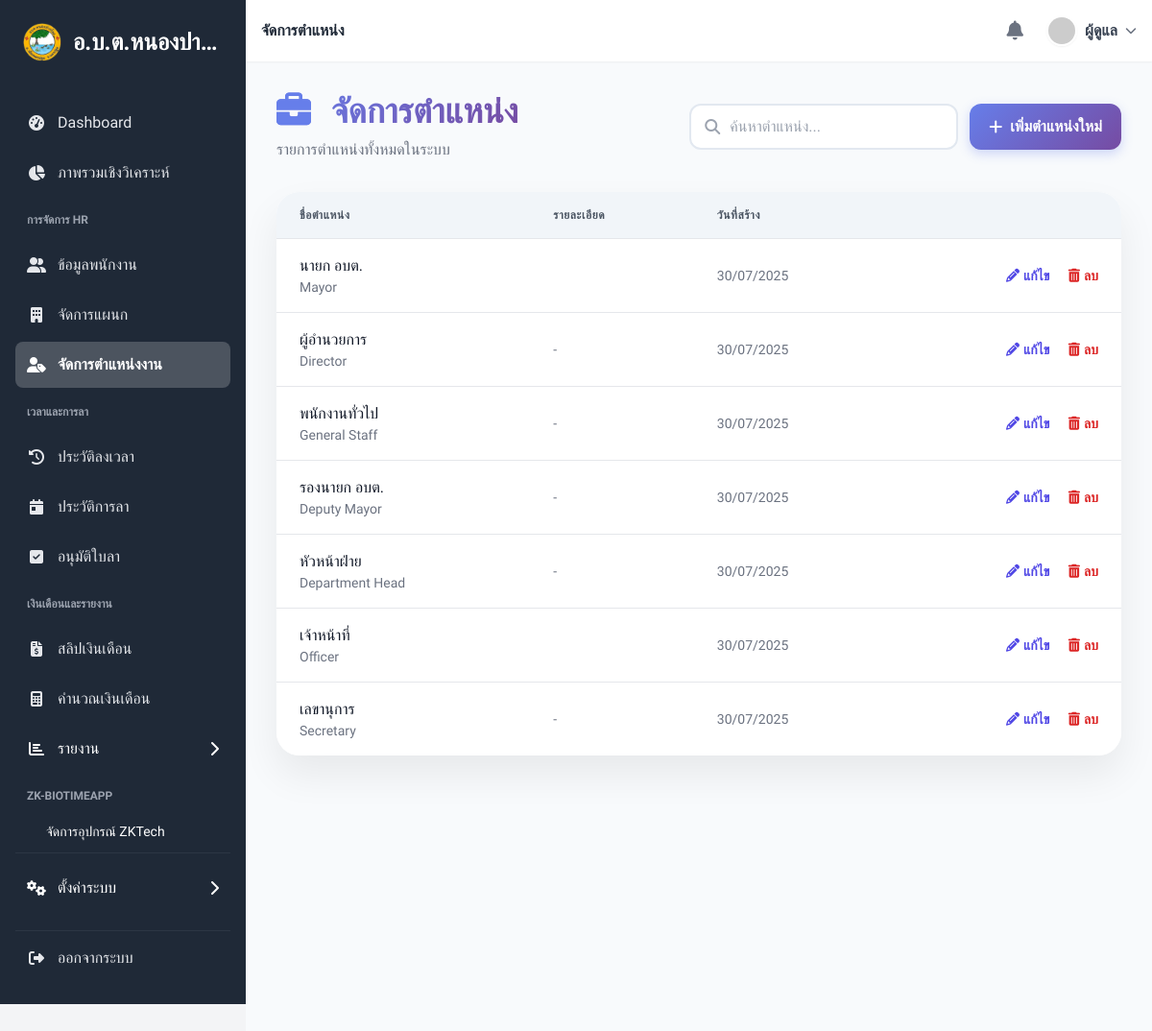
Page /position (signed in) on the committed database.
### tables this page shows
CREATE TABLE `positions`  (
  `id` int NOT NULL AUTO_INCREMENT,
  `name_th` varchar(100) NOT NULL,
  `name_en` varchar(100) NULL DEFAULT NULL,
  `description` text NULL,
  `created_at` timestamp NOT NULL DEFAULT current_timestamp,
  `updated_at` timestamp NOT NULL DEFAULT current_timestamp ON UPDATE CURRENT_TIMESTAMP,
  PRIMARY KEY (`id`) USING BTREE
);

### controllers/PositionController.php (called while the page is built, shortened)
<?php
require_once __DIR__ . '/../config/database.php';
require_once __DIR__ . '/../models/Position.php';
class PositionController
{
    private $position;
    public function __construct()
    {
        $database = new Database();
        $this->db = $database->getConnection();
        $this->position = new Position($this->db);
    }
    public function index()
    {
        $page_title = "จัดการตำแหน่ง";
        $positions_stmt = $this->position->readAll();
        if ($positions_stmt === null || !$positions_stmt instanceof PDOStatement) {
            $stmt = null;
            $num = 0;
            $_SESSION['error_message'] = "ไม่สามารถดึงข้อมูลตำแหน่งได้ โปรดตรวจสอบการเชื่อมต่อฐานข้อมูล";
        } else {
            $num = $positions_stmt->rowCount();
        }
        require_once __DIR__ . '/../views/settings/positions/index.php';
    }
}

### config/database.php (called while the page is built, shortened)
<?php
class Database {
    private $host = "localhost";
    private $db_name = "hrm_nongpaklong";
    private $username = "root";
    private $password = "";
    public function getConnection() {
        $this->conn = null;
        try {
            $this->conn = new PDO("mysql:host=" . $this->host . ";dbname=" . $this->db_name, $this->username, $this->password);
            $this->conn->exec("set names utf8");
            $this->conn->setAttribute(PDO::ATTR_ERRMODE, PDO::ERRMODE_EXCEPTION);
        } catch (PDOException $exception) {
            echo "Connection error: " . $exception->getMessage();
            die();
        }
        return $this->conn;
    }
}

### models/Position.php (called while the page is built, shortened)
<?php
class Position
{
    private $conn;
    private $table_name = "positions";
    public function __construct($db)
    {
        $this->conn = $db;
    }
    public function readAll()
    {
        try {
            $query = "SELECT id, name_th, name_en, description, created_at, updated_at
                     FROM " . $this->table_name . "
                     ORDER BY name_th ASC";
            $stmt = $this->conn->prepare($query);
            $stmt->execute();
            return $stmt;
        } catch (PDOException $e) {
            error_log("Database error in Position->readAll(): " . $e->getMessage());
            return null;
        }
    }
}

### models/Setting.php (called while the page is built, shortened)
<?php
class Setting {
    private $conn;
    private $table_name = "system_settings";
    public function __construct($db) {
        $this->conn = $db;
    }
    public function getSimpleSettings() {
        $settings = [];
        $query = "SELECT setting_key, setting_value FROM " . $this->table_name;
        try {
            $stmt = $this->conn->prepare($query);
            $stmt->execute();
            while ($row = $stmt->fetch(PDO::FETCH_ASSOC)) {
                $settings[$row['setting_key']] = $row['setting_value'];
            }
        } catch (PDOException $e) {
            error_log("Error getting simple settings: " . $e->getMessage());
        }
        return $settings;
    }
}
?>

### views/settings/positions/index.php (the view, shortened to what this page needs)
<?php
require_once __DIR__ . '/../../layouts/header.php';
?>
<?php require_once __DIR__ . '/../../layouts/sidebar.php'; ?>
<main class="flex-1 p-4 sm:p-6 lg:p-8 bg-slate-50 min-h-screen">
    <div class="floating-header">
        <div>
            <h1 class="text-3xl md:text-4xl font-bold section-header">
                <i class="fas fa-briefcase mr-3" style="-webkit-text-fill-color: #667eea;"></i>
                <?php echo htmlspecialchars($page_title ?? 'จัดการข้อมูลตำแหน่ง'); ?>
            </h1>
            <p class="text-gray-500 mt-2">รายการตำแหน่งทั้งหมดในระบบ</p>
        </div>
        <div class="flex flex-col sm:flex-row gap-3 w-full lg:w-auto">
            <form action="<?php echo BASE_URL; ?>/positions/search" method="GET" class="flex-1 lg:flex-initial">
                <div class="relative">
                    <i class="fas fa-search absolute left-4 top-1/2 -translate-y-1/2 text-gray-400"></i>
                    <input type="text" name="search" value="<?php echo htmlspecialchars($_GET['search'] ?? ''); ?>" placeholder="ค้นหาตำแหน่ง..." class="search-input w-full">
                </div>
            </form>
            <a href="<?php echo BASE_URL; ?>/positions/create" class="btn-primary flex items-center justify-center whitespace-nowrap">
                <i class="fas fa-plus mr-2"></i>
                เพิ่มตำแหน่งใหม่
            </a>
        </div>
    </div>
    <div class="table-container">
        <div class="overflow-x-auto">
            <table class="min-w-full divide-y divide-gray-200">
                <thead class="bg-slate-100">
                    <tr>
                        <th class="px-6 py-4 text-left text-xs font-semibold text-gray-600 uppercase tracking-wider">ชื่อตำแหน่ง</th>
                        <th class="px-6 py-4 text-left text-xs font-semibold text-gray-600 uppercase tracking-wider hidden md:table-cell">รายละเอียด</th>
                        <th class="px-6 py-4 text-left text-xs font-semibold text-gray-600 uppercase tracking-wider hidden lg:table-cell">วันที่สร้าง</th>
                        <th class="relative px-6 py-3"><span class="sr-only">Actions</span></th>
                    </tr>
                </thead>
                <tbody class="bg-white divide-y divide-gray-200">
                    <?php if (isset($num) && $num > 0 && isset($stmt)): ?>
                        <?php while ($row = $stmt->fetch(PDO::FETCH_ASSOC)): ?>
                            <tr class="hover:bg-slate-50 transition-colors duration-200">
                                <td class="px-6 py-4 whitespace-nowrap">
                                    <div class="font-medium text-gray-900"><?php echo htmlspecialchars($row['name_th']); ?></div>
                                    <div class="text-sm text-gray-500"><?php echo htmlspecialchars($row['name_en'] ?? ''); ?></div>
                                </td>
                                <td class="px-6 py-4 text-sm text-gray-500 hidden md:table-cell">
                                    <div class="max-w-xs truncate" title="<?php echo htmlspecialchars($row['description'] ?? ''); ?>">
                                        <?php echo htmlspecialchars($row['description'] ?? '-'); ?>
                                    </div>
                                </td>
                                <td class="px-6 py-4 whitespace-nowrap text-sm text-gray-500 hidden lg:table-cell">
                                    <?php echo $row['created_at'] ? date('d/m/Y', strtotime($row['created_at'])) : '-'; ?>
                                </td>
                                <td class="px-6 py-4 whitespace-nowrap text-right text-sm font-medium space-x-4">
                                    <a href="<?php echo BASE_URL; ?>/positions/edit/<?php echo $row['id']; ?>" class="table-action-link"><i class="fas fa-pencil-alt mr-1"></i>แก้ไข</a>
                                    <form action="<?php echo BASE_URL; ?>/positions/destroy/<?php echo $row['id']; ?>" method="POST" class="inline-block" onsubmit="return confirm('คุณแน่ใจหรือไม่ที่จะลบตำแหน่งนี้?');">
                                        <button type="submit" class="table-action-delete"><i class="fas fa-trash-alt mr-1"></i>ลบ</button>
                                    </form>
                                </td>
                            </tr>
                        <?php endwhile; ?>
                    <?php endif; ?>
                </tbody>
            </table>
        </div>
    </div>
</main>
<?php require_once __DIR__ . '/../../layouts/footer.php'; ?>

### rows in the picture
positions: name_th "นายก อบต.", name_en "Mayor", created_at "30/07/2025"
positions: name_th "ผู้อำนวยการ", name_en "Director", description "-", created_at "30/07/2025"
positions: name_th "พนักงานทั่วไป", name_en "General Staff", description "-", created_at "30/07/2025"
positions: name_th "รองนายก อบต.", name_en "Deputy Mayor", description "-", created_at "30/07/2025"
positions: name_th "หัวหน้าฝ่าย", name_en "Department Head", description "-", created_at "30/07/2025"
positions: name_th "เจ้าหน้าที่", name_en "Officer", created_at "30/07/2025"
positions: name_th "เลขานุการ", name_en "Secretary", description "-", created_at "30/07/2025"

### other values in the picture
$org_name "อ.บ.ต.หนองปา…"
$page_title "จัดการตำแหน่ง"
$_SESSION['user_name'] "ผู้ดูแล"
